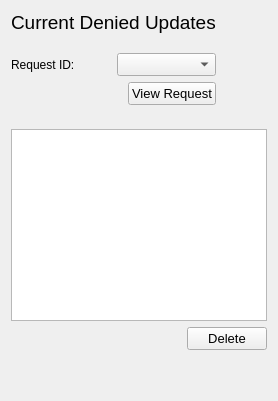
              <widget class="QWidget" name="denied_inventory_tab">
               <attribute name="title">
                <string>Denied Requests</string>
               </attribute>
               <layout class="QVBoxLayout" name="verticalLayout_24">
                <item>
                 <layout class="QVBoxLayout" name="verticalLayout_23">
                  <item>
                   <layout class="QVBoxLayout" name="verticalLayout_22">
                    <item>
                     <layout class="QHBoxLayout" name="horizontalLayout_20">
                      <item>
                       <layout class="QVBoxLayout" name="verticalLayout_21">
                        <item>
                         <widget class="QLabel" name="label_69">
                          <property name="font">
                           <font>
                            <pointsize>14</pointsize>
                           </font>
                          </property>
                          <property name="text">
                           <string>Current Denied Updates</string>
                          </property>
                         </widget>
                        </item>
                        <item>
                         <spacer name="verticalSpacer_9">
                          <property name="orientation">
                           <enum>Qt::Vertical</enum>
                          </property>
                          <property name="sizeHint" stdset="0">
                           <size>
                            <width>20</width>
                            <height>13</height>
                           </size>
                          </property>
                         </spacer>
                        </item>
                        <item>
                         <layout class="QHBoxLayout" name="horizontalLayout_19">
                          <item>
                           <widget class="QLabel" name="label_76">
                            <property name="text">
                             <string>Request ID:</string>
                            </property>
                           </widget>
                          </item>
                          <item>
                           <widget class="QComboBox" name="denied_choose_request_id">
                            <property name="font">
                             <font>
                              <pointsize>10</pointsize>
                              <weight>50</weight>
                              <bold>false</bold>
                             </font>
                            </property>
                           </widget>
                          </item>
                         </layout>
                        </item>
                        <item>
                         <layout class="QHBoxLayout" name="horizontalLayout_18">
                          <item>
                           <spacer name="horizontalSpacer_16">
                            <property name="orientation">
                             <enum>Qt::Horizontal</enum>
                            </property>
                            <property name="sizeHint" stdset="0">
                             <size>
                              <width>40</width>
                              <height>20</height>
                             </size>
                            </property>
                           </spacer>
                          </item>
                          <item>
                           <widget class="QPushButton" name="denied_veiw_button">
                            <property name="font">
                             <font>
                              <pointsize>10</pointsize>
                              <weight>50</weight>
                              <bold>false</bold>
                             </font>
                            </property>
                            <property name="text">
                             <string>View Request</string>
                            </property>
                           </widget>
                          </item>
                         </layout>
                        </item>
                       </layout>
                      </item>
                      <item>
                       <spacer name="horizontalSpacer_17">
                        <property name="orientation">
                         <enum>Qt::Horizontal</enum>
                        </property>
                        <property name="sizeHint" stdset="0">
                         <size>
                          <width>40</width>
                          <height>20</height>
                         </size>
                        </property>
                       </spacer>
                      </item>
                     </layout>
                    </item>
                    <item>
                     <spacer name="verticalSpacer_10">
                      <property name="orientation">
                       <enum>Qt::Vertical</enum>
                      </property>
                      <property name="sizeHint" stdset="0">
                       <size>
                        <width>20</width>
                        <height>18</height>
                       </size>
                      </property>
                     </spacer>
                    </item>
                   </layout>
                  </item>
                  <item>
                   <widget class="QTextBrowser" name="denied_text_display_2"/>
                  </item>
                  <item>
                   <layout class="QHBoxLayout" name="horizontalLayout_17">
                    <item>
                     <spacer name="horizontalSpacer_18">
                      <property name="orientation">
                       <enum>Qt::Horizontal</enum>
                      </property>
                      <property name="sizeHint" stdset="0">
                       <size>
                        <width>40</width>
                        <height>20</height>
                       </size>
                      </property>
                     </spacer>
                    </item>
                    <item>
                     <widget class="QPushButton" name="denied_delete_button">
                      <property name="font">
                       <font>
                        <pointsize>10</pointsize>
                       </font>
                      </property>
                      <property name="text">
                       <string>Delete</string>
                      </property>
                     </widget>
                    </item>
                   </layout>
                  </item>
                  <item>
                   <spacer name="verticalSpacer_11">
                    <property name="orientation">
                     <enum>Qt::Vertical</enum>
                    </property>
                    <property name="sizeHint" stdset="0">
                     <size>
                      <width>20</width>
                      <height>40</height>
                     </size>
                    </property>
                   </spacer>
                  </item>
                 </layout>
                </item>
               </layout>
              </widget>
